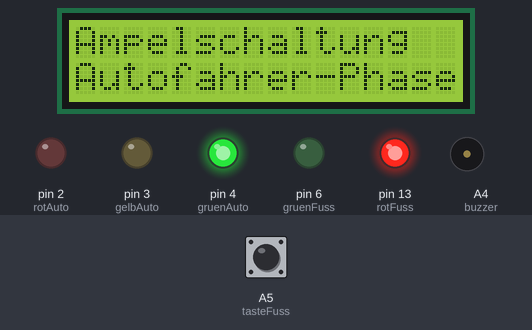
Simulated run of this sketch. Board: Arduino Uno, built with avr-gcc and run on an emulated ATmega328P. Parts: 16×2 character LCD, output pins drawn as LEDs (lit = HIGH), buzzer (waves = sounding). The inputs (shaded band) are chosen by the test bench; at power-on: A5 (tasteFuss) HIGH.

Above: at 1.2 s.
1.3 s: A5 (tasteFuss) pulled LOW for 0.15 s
At 4.5 s:
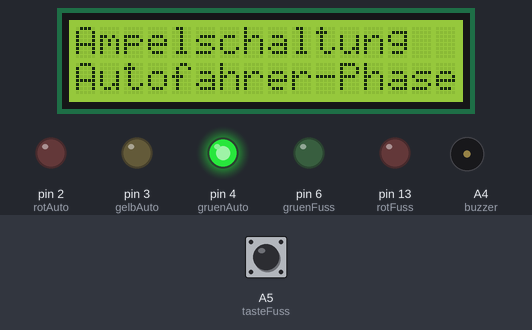
At 21.9 s:
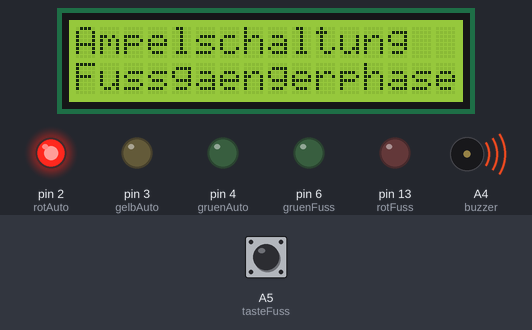
Timing chart, 0 to 24.8 s (numbered marks = the images above; inputs shaded):
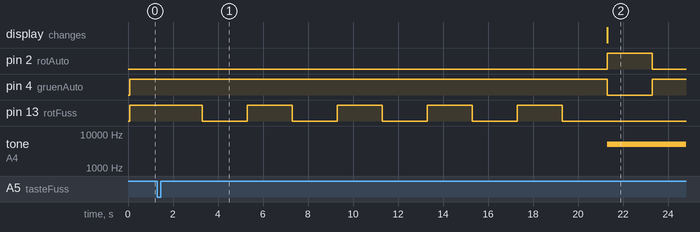

The sketch:

TrafficLightSystem.ino
```cpp
#include <LiquidCrystal.h>
LiquidCrystal lcd (7, 8, 9, 10, 11, 12); // usable lcd-pins

int rotAuto = 2;
int gelbAuto = 3;
int gruenAuto = 4;

int rotFuss = 13;
int gruenFuss = 6;

int ledFuss = 13;
int tasteFuss = A5;
int buzzer = A4;

void setup()
{
  lcd.clear();
  lcd.begin(16, 2);

  lcd.setCursor(0,0);
  lcd.print("Ampelschaltung");

  pinMode(rotAuto, OUTPUT);
  pinMode(gelbAuto, OUTPUT);
  pinMode(gruenAuto, OUTPUT);

  pinMode(rotFuss, OUTPUT);
  pinMode(gruenFuss, OUTPUT);

  pinMode(tasteFuss, INPUT_PULLUP);
  pinMode(ledFuss, OUTPUT);
  pinMode(buzzer, OUTPUT);
}

void loop()
{
  digitalWrite(rotAuto,LOW);
  digitalWrite(gelbAuto,LOW);
  digitalWrite(gruenAuto,HIGH);

  digitalWrite(gruenFuss, LOW);
  digitalWrite(rotFuss, HIGH);

  lcd.setCursor(0,1);
  lcd.print("Autofahrer-Phase");

  if(digitalRead(tasteFuss) == LOW)
  {
    digitalWrite(ledFuss, HIGH);
    delay(2000);
    digitalWrite(ledFuss, LOW);
    delay(2000);
    digitalWrite(ledFuss, HIGH);
    delay(2000);
    digitalWrite(ledFuss, LOW);
    delay(2000);
    digitalWrite(ledFuss, HIGH);
    delay(2000);
    digitalWrite(ledFuss, LOW);
    delay(2000);
    digitalWrite(ledFuss, HIGH);
    delay(2000);
    digitalWrite(ledFuss, LOW);
    delay(2000);
    digitalWrite(ledFuss, HIGH);
    delay(2000);
    digitalWrite(ledFuss, LOW);
    delay(2000);
    tone(buzzer, 5000);

    lcd.setCursor(0,1);
    lcd.print("Fussgaengerphase");

    digitalWrite(rotAuto,HIGH);
    digitalWrite(gruenAuto,LOW);
    delay(2000);
    digitalWrite(rotAuto,LOW);
    digitalWrite(gruenAuto,HIGH);
    delay(10000);

    digitalWrite(gruenFuss,LOW);
    digitalWrite(gelbAuto,HIGH);
    digitalWrite(rotFuss,HIGH);
    delay(2000);
  }
}
```

Measured:
- after the input at 1.3 s, pin 2 (rotAuto): LOW → HIGH after 20.0 s, → LOW 2.0 s later; pin 4 (gruenAuto): HIGH → LOW after 20.0 s, → HIGH 2.0 s later; pin 13 (rotFuss): alternates HIGH for 2.0 s and LOW for 2.0 s, 9 changes in all, then stays LOW, starting after 2.0 s; tone on A4 (buzzer): silent → 5000 Hz after 20.0 s
